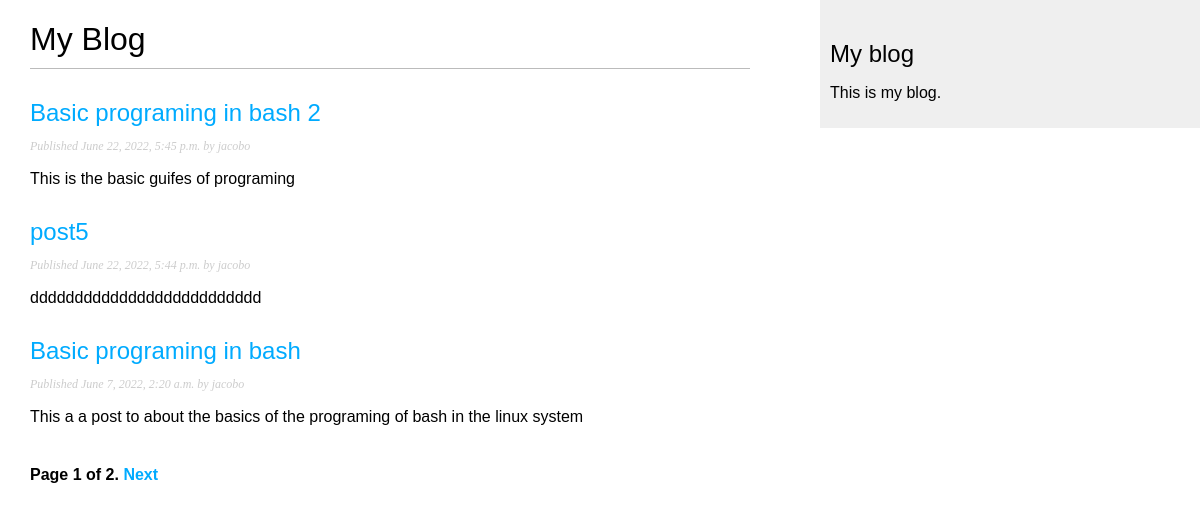
Screenshot of /blog/ with the database file from the repository.
### blog/models.py (models this page shows, shortened)
class Post(models.Model):
    STATUS_CHOICES =(
        ('draft','Draft'),
        ('published','Published'),
    )
    title = models.CharField(max_length=250)
    slug = models.SlugField(max_length=250,
                                unique_for_date='publish')
    author = models.ForeignKey(User,
                                on_delete=models.CASCADE,
                                related_name='blog_posts')
    body = models.TextField()
    publish = models.DateTimeField(default=timezone.now)
    created= models.DateTimeField(auto_now_add=True)
    updated = models.DateTimeField(auto_now=True)
    status =models.CharField(max_length=10,
                                choices=STATUS_CHOICES,
                                default='draft')
    objects = models.Manager()#The default manager
    published = PublishedManager()#Our custom manager
    class Meta:
        ordering = ('-publish',)
    def get_absolute_url (self):
        return reverse ('blog:post_detail',
            args=[self.publish.year,
                self.publish.month,
                self.publish.day,
                self.slug])

### blog/views.py (the view)
# urls.py: path('', views.PostListView.as_view(), name='post_list'),
class PostListView(ListView):
    queryset = Post.published.all()
    context_object_name = 'posts'
    paginate_by = 3
    template_name = 'blog/post/list.html'

### blog/templates/blog/post/list.html (shortened to what this page needs)
{% extends "blog/base.html" %}
{% block content %}
 <h1>My Blog</h1>
 {% for post in posts %}
 <h2>
 <a href="{{ post.get_absolute_url }}">
 {{ post.title }}
 </a>
 </h2>
 <p class="date">
 Published {{ post.publish }} by {{ post.author }}
 </p>
 {{ post.body|truncatewords:30|linebreaks }}
 {% endfor %}
 {% include "pagination.html" with page=page_obj %}
{% endblock %}

### blog/templates/blog/base.html (shortened to what this page needs)
{% load static %}
<!DOCTYPE html>
<html>
<head>
</head>
<body>
 <div id="content">
 {% block content %}
 {% endblock %}
 </div>
 <div id="sidebar">
 <h2>My blog</h2>
 <p>This is my blog.</p>
 </div>
</body>
</html>

### blog/templates/pagination.html (shortened to what this page needs)
<div class="pagination">
    <span class="step-links">
    <span class="current">
    Page {{ page.number }} of {{ page.paginator.num_pages }}.
    </span>
    {% if page.has_next %}
    <a href="?page={{ page.next_page_number }}">Next</a>
    {% endif %}
    </span>
</div>

### blog/templates/blog/base.html (style rules this page uses)
body { margin:0; padding:0; font-family:helvetica, sans-serif; }
a { color:#00abff; text-decoration:none; }
h1 { font-weight:normal; border-bottom:1px solid #bbb; padding:0 0 10px 0; }
h2 { font-weight:normal; margin:30px 0 0; }
#content { float:left; width:60%; padding:0 0 0 30px; }
#sidebar { float:right; width:30%; padding:10px; background:#efefef; height:100%; }
p.date { color:#ccc; font-family: georgia, serif; font-size: 12px; font-style: italic; }
.pagination { margin:40px 0; font-weight:bold; }

### rows the page displays
Post: title "Basic programing in bash 2", publish "June 22, 2022, 5:45 p.m.", author "jacobo", body "This is the basic guifes of programing"
Post: title "post5", publish "June 22, 2022, 5:44 p.m.", author "jacobo", body "dddddddddddddddddddddddddd"
Post: title "Basic programing in bash", publish "June 7, 2022, 2:20 a.m.", author "jacobo", body "This a a post to about the basics of the programing of bash in the linux system"

### other values shown
{{ page.number }} "1"
{{ page.paginator.num_pages }} "2"
